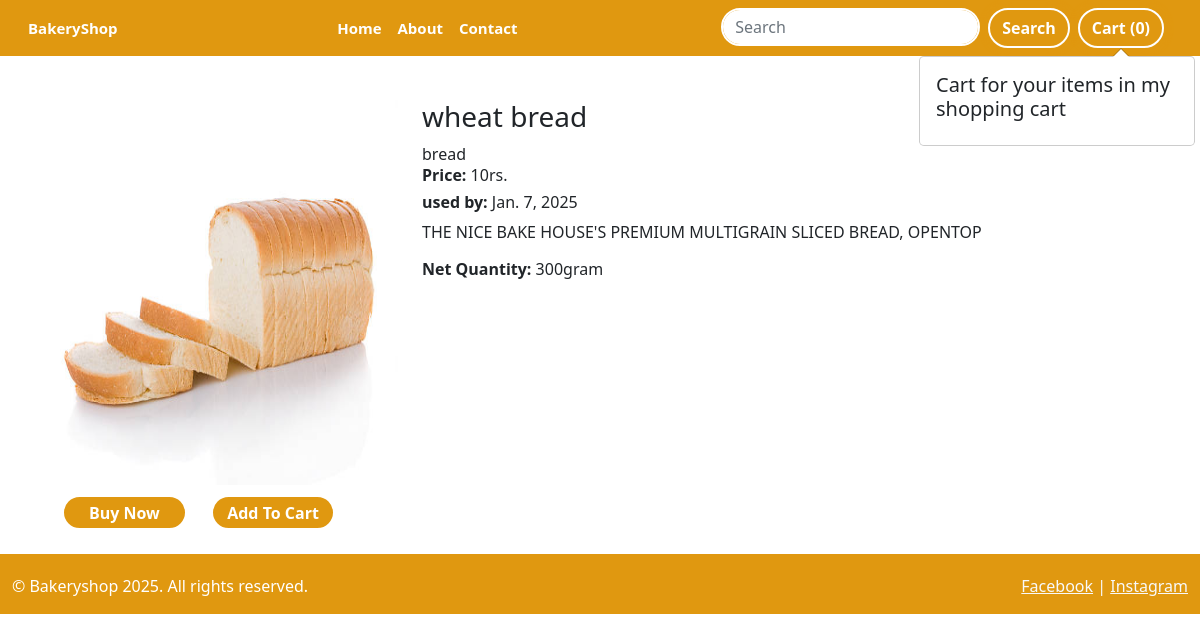
/home/products/1/, run on the app's committed database.
### home/models.py (models this page shows)
class Product(models.Model):
    id = models.AutoField(primary_key=True)
    product_name = models.CharField(max_length=200)
    product_category = models.CharField( max_length=250, default=0)
    product_price = models.IntegerField(default=0)
    description = models.CharField( max_length=350)
    used_by = models.DateField()
    image = models.ImageField(upload_to="home/images",default="")
    Net_Quantity = models.IntegerField(default=0)

### home/views.py (the view)
# urls.py: path('home/products/<int:myid>/', views.productView, name="ProductView"),
def productView(request, myid):
    product=Product.objects.filter(id=myid)
    print(product)
    return render(request, "home/prodView.html", {'product': product[0]})

### templates/home/prodView.html (shortened to what this page needs)
{% extends 'base.html' %}
{% block body %}
<div class="container my-4">
    <div class="row">
    <div class="col-md-4">
    <div class="row">
        <img src="/media/{{product.image}}" width="233px" height="385px">
    </div>
        <div class="row">
            <div class="col">
            <a href="/home/checkout"><button class="b">Buy Now</button></a>
            <span id="divpr{{product.id}}"  class="divpr">
                <button id="pr{{product.id}}" class="b cart">Add To Cart</button>
            </span>
        </div>
        </div>
    </div>
    <div class="col-md-8">
        <h3 class="card-title" id="namepr{{product.id}}">{{product.product_name}}</h3>
  <h9 class="card-category">{{product.product_category}}</h9>
  <h6 class="card-price" id="pricepr{{product.id}}"><span><b>Price:</b> </span>{{product.product_price}}rs.</h6>
  <h6 class="card-text"><b>used by: </b>{{product.used_by}}</h6>
  <p class="card-text">{{product.description}}</p>
  <h6 class="card-text"><b>Net Quantity: </b><h7>{{product.Net_Quantity}}gram</h7></h6>
    </div>
    </div>
</div>
{% endblock %}

### templates/base.html (style rules this page uses)
.my-4 { padding-top: 20px; }

### data on the page
Product: image (picture), product_name "wheat bread", product_category "bread", product_price "10", used_by "Jan. 7, 2025", description "THE NICE BAKE HOUSE'S PREMIUM MULTIGRAIN SLICED BREAD, OPENTOP", Net_Quantity "300"
